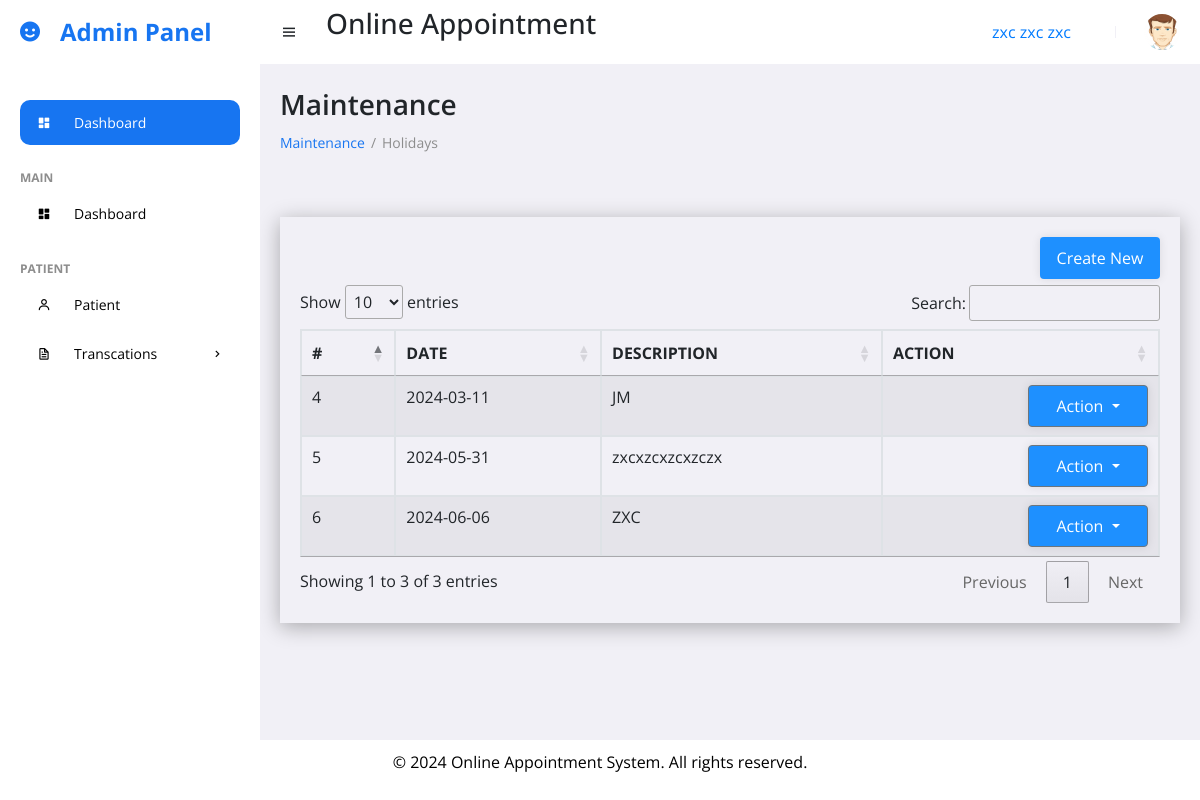
Screenshot of /admin/holidays.php (signed in) with the database file from the repository.
### tables this page shows
CREATE TABLE `tbl_holidays` (
  `id` int(11) NOT NULL,
  `date` varchar(50) NOT NULL,
  `description` varchar(100) NOT NULL
);

### admin/holidays.php (the view, shortened to what this page needs)
<!DOCTYPE html>
<html lang="en">
<head>
	<link rel="stylesheet" href="sweetalert2.min.css">
  <link rel="stylesheet" href="https://cdn.jsdelivr.net/npm/bootstrap@4.0.0/dist/css/bootstrap.min.css">
	<link href='https://unpkg.com/boxicons@2.0.9/css/boxicons.min.css' rel='stylesheet'>
	<link href="https://cdn.datatables.net/1.13.4/css/jquery.dataTables.min.css" rel="stylesheet">
	<link rel="stylesheet" href="../css/style.css">
</head>
<body>
	<?php
		include ("../includes/sidebar.php");
		?>
	<section id="content">
		<?php
		include ("../includes/navbar.php");
		?>
		<main>
			<h1 class="title">Maintenance</h1>
			<ul class="breadcrumbs">
				<li><a href="#">Maintenance</a></li>
				<li class="divider">/</li>
				<li><a href="#" class="active">Holidays</a></li>
			</ul>
			<br><br>
            <div class="container-tables">
            <a href="#" class="btn" data-toggle="modal" data-target="#createHolidays">Create New</a><br><br>
    <table id="holidays" class="table table-striped table-bordered" style="width:100%">
        <thead>
            <tr>
                <th>#</th>
                <th>DATE</th>
                <th>DESCRIPTION</th>
                <th>ACTION</th>
            </tr>
        </thead>
        <tbody>
        <?php
include("../querys/db_config.php");
$sql = mysqli_query($connection, "SELECT * FROM tbl_holidays");
if (mysqli_num_rows($sql) > 0) {
    while ($rows = mysqli_fetch_array($sql)) {
        echo "<tr>";
        echo "<td>" . $rows['id'] . "</td>";
        echo "<td>" . $rows['date'] . "</td>";
        echo "<td>" . $rows['description'] . "</td>";
        echo "<td>
                <div class='dropdown'>
                    <button class='btn btn-secondary dropdown-toggle' type='button' id='dropdownMenuButton' data-toggle='dropdown' aria-haspopup='true' aria-expanded='false'>
                        Action
                    </button>
                    <div class='dropdown-menu' aria-labelledby='dropdownMenuButton'>
                        <a data-id='" . $rows["id"] . "' class='dropdown-item editbtn' data-toggle='modal' data-target='#editholidays'>
                            <i class='bx bxs-edit' style='color:#1860c0'></i>Edit
                        </a>
                        <div class='dropdown-divider'></div>
                        <a class='dropdown-item deletebtn' data-id='" . $rows["id"] . "' href='#'>
                            <i class='bx bxs-trash-alt' style='color:#e10a0a'></i>Delete
                        </a>
                    </div>
                </div>
            </td>";
        echo "</tr>";
    }
}
?>
        </tbody>
    </table>
</div>
		</main>
	</section>
	<?php
		include ("../includes/footer.php");
		?>
</body>
</html>

### css/style.css (style rules this page uses)
.container-tables { padding: 20px; box-shadow: 0 4px 20px rgba(0, 0, 0, 0.3); }
* { font-family: 'Open Sans', sans-serif; margin: 0; padding: 0; box-sizing: border-box; }
:root { --grey: #F1F0F6; --dark-grey: #8D8D8D; --light: #fff; --dark: #000; --green: #81D43A; --light-green: #E3FFCB; --blue: #1775F1; --light-blue: #D0E4FF; --dark-blue: #0C5FCD; --red: #FC3B56; }
html { overflow-x: hidden; }
body { background: var(--grey); overflow-x: hidden; }
a { text-decoration: none; }
li { list-style: none; }
#content { position: relative; width: calc(100% - 260px); left: 260px; transition: all .3s ease; }
main { width: 100%; padding: 24px 20px 20px 20px; }
main .title { font-size: 28px; font-weight: 600; margin-bottom: 10px; }
main .breadcrumbs { display: flex; grid-gap: 6px; }
main .breadcrumbs li, main .breadcrumbs li a { font-size: 14px; }
main .breadcrumbs li a { color: var(--blue); }
main .breadcrumbs li a.active, main .breadcrumbs li.divider { color: var(--dark-grey); pointer-events: none; }

### admin/holidays.php (style rules this page uses)
.btn { background: #1e90ff; width: 120px; padding: 8px; text-align: center; text-decoration: none; color: #fff; cursor: pointer; box-shadow: 0 0 10px rgba(0,0,0, 0.1); float: right; -webkit-transition-duration: 0.3s; transition-duration: 0.3s; -webkit-transition-property: box-shadow, transform; transition-property: box-shadow, transform; }

### rows the page displays
tbl_holidays: id "4", date "2024-03-11", description "JM"
tbl_holidays: id "5", date "2024-05-31", description "zxcxzcxzcxzczx"
tbl_holidays: id "6", date "2024-06-06", description "ZXC"

### other values shown
$fullName "zxc zxc zxc"
